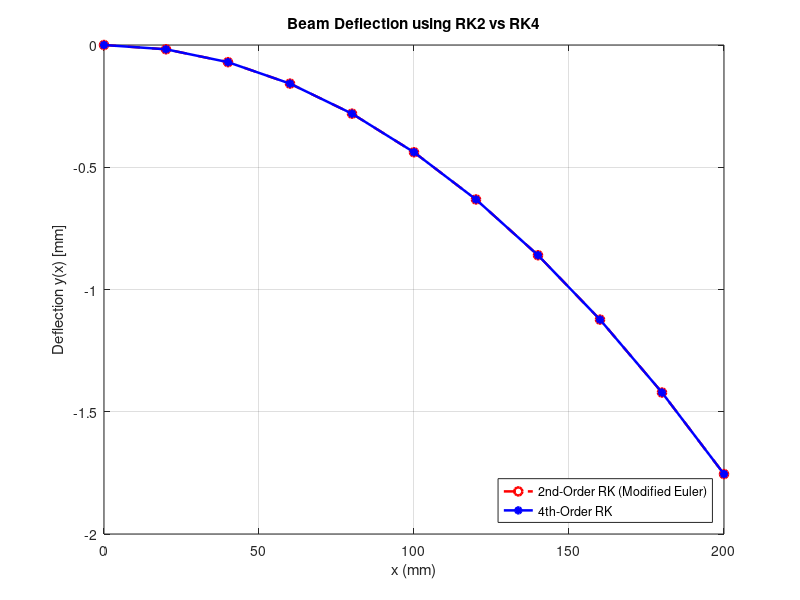

This figure's MATLAB source:
clc; 
clear; 
close all;

% Program No. 4
% For parameters, take NIM 13123031 (custom)
E = 23031;           % kg/mm^2
I = 1500;            % mm^4
M = 3031;            % mm·kg
L = 200;             % mm
h = 20;              % mm
N = L/h;             % Number of steps
x = 0:h:L;

% The direction of moment is negative, so the equation is negative.
alpha = -M / (E * I); 

% Arrays
y_rk2 = zeros(1, N+1); z_rk2 = zeros(1, N+1);
y_rk4 = zeros(1, N+1); z_rk4 = zeros(1, N+1);

% Initial conditions
y_rk2(1) = 0; z_rk2(1) = 0;
y_rk4(1) = 0; z_rk4(1) = 0;

% RK2 : Modified Euler
for n = 1:N
    k1y = h * z_rk2(n);
    k1z = h * alpha * (1 + z_rk2(n)^2)^(3/2);

    y_temp = y_rk2(n) + k1y;
    z_temp = z_rk2(n) + k1z;

    k2y = h * z_temp;
    k2z = h * alpha * (1 + z_temp^2)^(3/2);

    y_rk2(n+1) = y_rk2(n) + 0.5 * (k1y + k2y);
    z_rk2(n+1) = z_rk2(n) + 0.5 * (k1z + k2z);
end

% RK4
for n = 1:N
    k1y = h * z_rk4(n);
    k1z = h * alpha * (1 + z_rk4(n)^2)^(3/2);

    k2y = h * (z_rk4(n) + 0.5 * k1z);
    k2z = h * alpha * (1 + (z_rk4(n) + 0.5 * k1z)^2)^(3/2);

    k3y = h * (z_rk4(n) + 0.5 * k2z);
    k3z = h * alpha * (1 + (z_rk4(n) + 0.5 * k2z)^2)^(3/2);

    k4y = h * (z_rk4(n) + k3z);
    k4z = h * alpha * (1 + (z_rk4(n) + k3z)^2)^(3/2);

    y_rk4(n+1) = y_rk4(n) + (k1y + 2*k2y + 2*k3y + k4y)/6;
    z_rk4(n+1) = z_rk4(n) + (k1z + 2*k2z + 2*k3z + k4z)/6;
end

% The graph
figure;
plot(x, y_rk2, 'ro--', 'LineWidth', 1.8); hold on;
plot(x, y_rk4, 'b*-', 'LineWidth', 1.8);
xlabel('x (mm)'); ylabel('Deflection y(x) [mm]');
title('Beam Deflection using RK2 vs RK4');
legend('2nd-Order RK (Modified Euler)', '4th-Order RK', 'Location', 'SouthEast');
grid on;